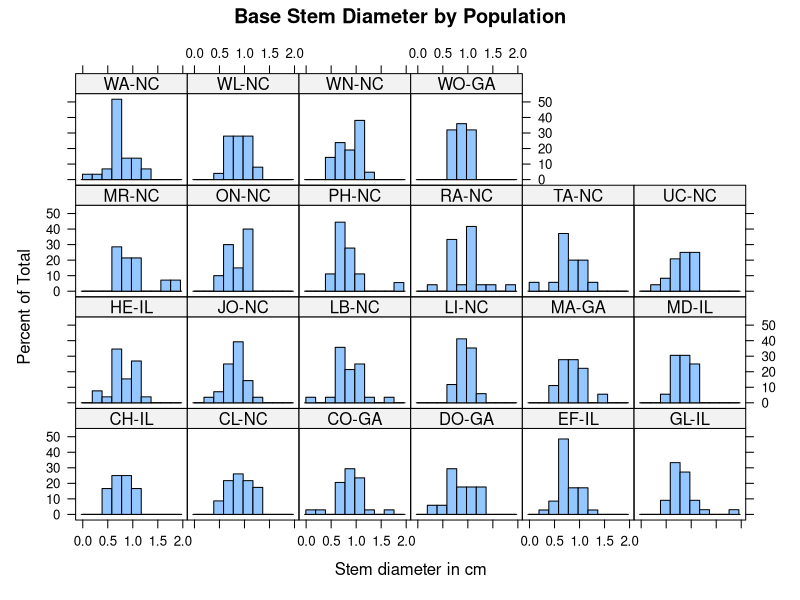

The R source for this figure: (Note: this script raises an error after producing the figure.)
# some preliminary analysis of Amaranthus combined data

MyData<- read.csv("Amaranthus Male and Female Harvest Combined Data v4.csv")
str(MyData)
MyData$Inflo.length.19<- as.numeric(MyData$Inflo.length.19)

library(ggplot2)
library(lattice)
library(dplyr)

MyData<- select(MyData, -Notes)
names(MyData)

histogram(~Base.Stem.Diameter|factor(Population),data=MyData,
          main="Base Stem Diameter by Population",xlab="Stem diameter in cm")
# base stem diameter mostly normally distributed

histogram(~Primary.Stem.Ht|factor(Population),data=MyData,
          main="Height by Population",xlab="Height in cm")
# height somewhat normally distributed

MyData$branch.means <- rowMeans(MyData[,11:39], na.rm=TRUE) # note: remember to change this if dataset changes
MyData$branch.means
histogram(~branch.means|factor(Population), data=MyData)

